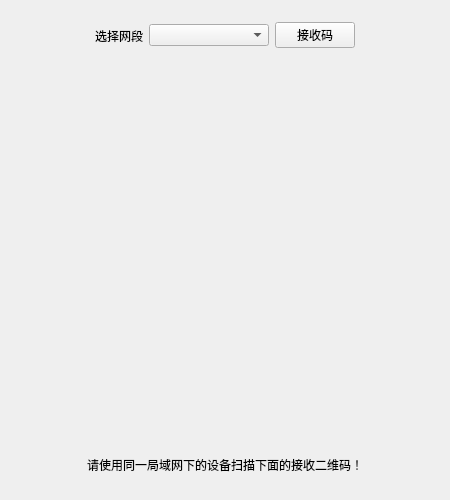
<?xml version="1.0" encoding="UTF-8"?>
<ui version="4.0">
 <class>webreceive</class>
 <widget class="QWidget" name="webreceive">
  <property name="geometry">
   <rect>
    <x>0</x>
    <y>0</y>
    <width>450</width>
    <height>500</height>
   </rect>
  </property>
  <property name="sizePolicy">
   <sizepolicy hsizetype="Fixed" vsizetype="Fixed">
    <horstretch>0</horstretch>
    <verstretch>0</verstretch>
   </sizepolicy>
  </property>
  <property name="minimumSize">
   <size>
    <width>450</width>
    <height>500</height>
   </size>
  </property>
  <property name="maximumSize">
   <size>
    <width>450</width>
    <height>500</height>
   </size>
  </property>
  <property name="windowTitle">
   <string>Form</string>
  </property>
  <layout class="QVBoxLayout" name="verticalLayout">
   <item>
    <widget class="QWidget" name="widget_2" native="true">
     <layout class="QHBoxLayout" name="horizontalLayout">
      <item>
       <spacer name="horizontalSpacer_3">
        <property name="orientation">
         <enum>Qt::Horizontal</enum>
        </property>
        <property name="sizeHint" stdset="0">
         <size>
          <width>40</width>
          <height>20</height>
         </size>
        </property>
       </spacer>
      </item>
      <item>
       <widget class="QLabel" name="label_2">
        <property name="text">
         <string>选择网段</string>
        </property>
       </widget>
      </item>
      <item>
       <widget class="QComboBox" name="ips_combox">
        <property name="sizePolicy">
         <sizepolicy hsizetype="Fixed" vsizetype="Fixed">
          <horstretch>0</horstretch>
          <verstretch>0</verstretch>
         </sizepolicy>
        </property>
        <property name="minimumSize">
         <size>
          <width>120</width>
          <height>0</height>
         </size>
        </property>
        <property name="maximumSize">
         <size>
          <width>120</width>
          <height>16777215</height>
         </size>
        </property>
       </widget>
      </item>
      <item>
       <widget class="QPushButton" name="pushButton">
        <property name="sizePolicy">
         <sizepolicy hsizetype="Fixed" vsizetype="Fixed">
          <horstretch>0</horstretch>
          <verstretch>0</verstretch>
         </sizepolicy>
        </property>
        <property name="text">
         <string>接收码</string>
        </property>
       </widget>
      </item>
      <item>
       <spacer name="horizontalSpacer_4">
        <property name="orientation">
         <enum>Qt::Horizontal</enum>
        </property>
        <property name="sizeHint" stdset="0">
         <size>
          <width>40</width>
          <height>20</height>
         </size>
        </property>
       </spacer>
      </item>
     </layout>
    </widget>
   </item>
   <item>
    <widget class="QWidget" name="widget_4" native="true">
     <property name="sizePolicy">
      <sizepolicy hsizetype="Minimum" vsizetype="Minimum">
       <horstretch>0</horstretch>
       <verstretch>0</verstretch>
      </sizepolicy>
     </property>
     <property name="minimumSize">
      <size>
       <width>350</width>
       <height>350</height>
      </size>
     </property>
     <layout class="QHBoxLayout" name="horizontalLayout_3">
      <item>
       <widget class="QWidget" name="qrcode_area" native="true">
        <property name="sizePolicy">
         <sizepolicy hsizetype="Fixed" vsizetype="Fixed">
          <horstretch>0</horstretch>
          <verstretch>0</verstretch>
         </sizepolicy>
        </property>
        <property name="minimumSize">
         <size>
          <width>350</width>
          <height>350</height>
         </size>
        </property>
        <property name="maximumSize">
         <size>
          <width>350</width>
          <height>350</height>
         </size>
        </property>
       </widget>
      </item>
     </layout>
    </widget>
   </item>
   <item>
    <widget class="QWidget" name="widget_3" native="true">
     <property name="sizePolicy">
      <sizepolicy hsizetype="Preferred" vsizetype="Preferred">
       <horstretch>0</horstretch>
       <verstretch>0</verstretch>
      </sizepolicy>
     </property>
     <property name="minimumSize">
      <size>
       <width>0</width>
       <height>0</height>
      </size>
     </property>
     <layout class="QHBoxLayout" name="horizontalLayout_2">
      <item>
       <spacer name="horizontalSpacer">
        <property name="orientation">
         <enum>Qt::Horizontal</enum>
        </property>
        <property name="sizeHint" stdset="0">
         <size>
          <width>40</width>
          <height>20</height>
         </size>
        </property>
       </spacer>
      </item>
      <item>
       <widget class="QLabel" name="label">
        <property name="text">
         <string>请使用同一局域网下的设备扫描下面的接收二维码！</string>
        </property>
       </widget>
      </item>
      <item>
       <spacer name="horizontalSpacer_2">
        <property name="orientation">
         <enum>Qt::Horizontal</enum>
        </property>
        <property name="sizeHint" stdset="0">
         <size>
          <width>40</width>
          <height>20</height>
         </size>
        </property>
       </spacer>
      </item>
     </layout>
    </widget>
   </item>
  </layout>
 </widget>
 <resources/>
 <connections/>
</ui>
